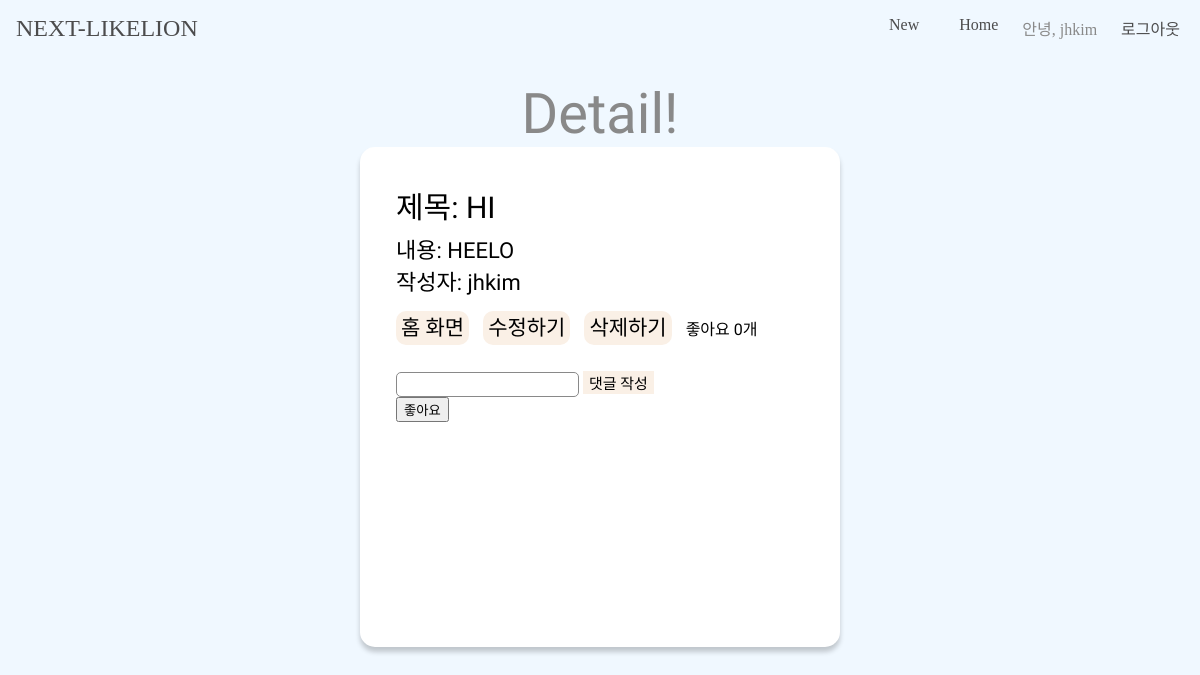
The app's page /detail/5 (signed in), older data.
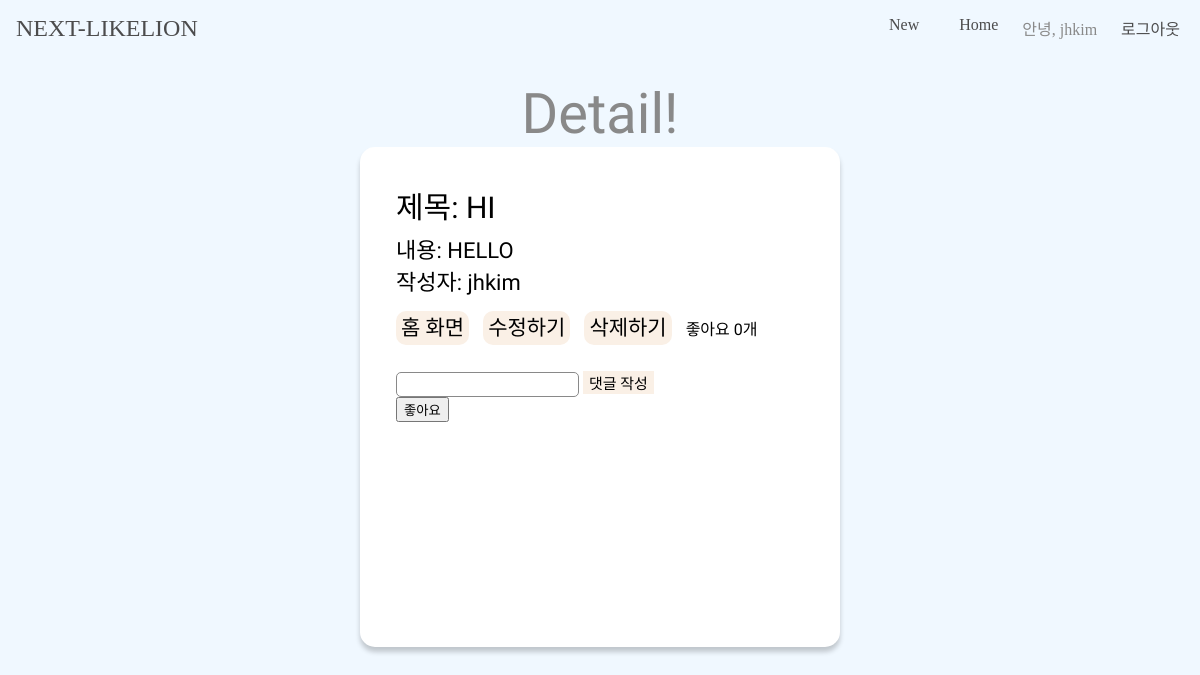
The same page, newer data.
### app/models.py (models this page shows, shortened)
class Post(models.Model):
   title = models.CharField(max_length=50)
   content = models.TextField()
   author = models.ForeignKey(User, on_delete=models.CASCADE, related_name='posts', default=1)

### app/views.py (the view, shortened to what this page needs)
# urls.py: path('detail/<int:post_pk>', views.detail, name='detail'),
@login_required(login_url="/registration/login/")
def detail(request, post_pk):
   post = Post.objects.get(pk=post_pk)
   return render(request, 'detail.html', {'post':post})

### app/templates/detail.html (shortened to what this page needs)
{% extends 'base.html' %} {% block title %} Detail!{% endblock %} {% block css%} {% load static %}
<link rel="stylesheet" type="text/css" href="{% static 'detail.css' %}" />
{% endblock %} {% block content %}
<div class="detail-post_container">
    <div class="detail_title">제목: {{post.title}}</div>
    <div class="detail_content">내용: {{post.content}}</div>
    <div class="detail_content">작성자: {{post.author.username}}</div>
    <div class="detail-post_btn">
        <a href="{% url 'home' %}">홈 화면</a>
        {% if user.is_authenticated and user.pk == post.author.pk %}
        <a href="{% url 'edit' post.pk %}">수정하기</a>
        <a href="{% url 'delete' post.pk %}">삭제하기</a>{% endif %}
        <span class="like-count">좋아요 {{post.likes.count}}개</span>
    </div>
    <form action="" method="POST">
        <input type="text" name="content" />
        <button type="submit">댓글 작성</button>
    </form>
    <button class="like-button">좋아요</button>
</div>
{% endblock %}

### app/templates/base.html (shortened to what this page needs)
<!DOCTYPE html>
<html lang="en">
  <head>
    {% load static %}
    <link rel="stylesheet" type="text/css" href="{% static 'base.css' %}" />
    {% block css %} {% endblock css %}
  </head>
  <body>
    <nav id="navbar">
      <div class="navbar__logo">
        <a href="#">NEXT-LIKELION</a>
      </div>
      <ul class="navbar__menu">
        <li class="navbar__menu__item">
          <a href="{% url 'new' %}">New</a>
        </li>
        <li class="navbar__menu__item">
          <a href="{% url 'home' %}">Home</a>
        </li>
        {% if user.is_authenticated %}
        <span class="navbar__menu__item">안녕, {{user.username}}</span>
        <li class="navbar__menu__item">
          <a href="{% url 'logout'%}">로그아웃</a>
        </li>
        {% endif %}
      </ul>
    </nav>
    <div class="title">{% block title %} {% endblock title %}</div>
    <div class="container">{% block content %} {% endblock content %}</div>
  </body>
</html>

### app/static/base.css (style rules this page uses)
:root { --color-white: #ffffff; --color-dark-grey: #8f8f8f; --color-light-grey: #ebebeb; --color-blue: #668efd; --color-black: #4c4c4d; --font-large: 48px; --font-medium: 28px; --font-regular: 18px; --font-small: 16px; --font-micro: 14px; --weight-bold: 700; --weight-semi-bold: 500; --weight-regular: 400; --size-border-radius: 4px; }
body { margin: 0; width: 100%; background-color: aliceblue; }
.title { text-align: center; margin-top: 25px; font-size: 3.5rem; color: #898989; font-family: "Koulen", cursive; }
.container { width: 100%; display: flex; justify-content: center; }
a { text-decoration: none; color: var(--color-black); }
ul { list-style: none; padding-left: 0; }
#navbar { width: 100%; display: flex; justify-content: space-between; align-items: center; transition: all 300ms ease-in-out; z-index: 1; color: #898989; }
.navbar__logo { padding: 8px 16px; font-size: 24px; }
.navbar__menu { display: flex; padding-left: 0; }
.navbar__menu .navbar__menu__item { margin: 0 4px; cursor: pointer; color: #898989; }
.navbar__menu .navbar__menu__item a { padding: 8px 16px; }

### app/static/detail.css (style rules this page uses)
body { margin:0; width: 100%; background-color:aliceblue; }
.title { text-align:center; margin-top:25px; font-size:3.5rem; color:#898989; font-family: 'Koulen', cursive; }
.container { width:100%; display:flex; justify-content: center; }
.detail-post_container { background-color:white; width:40%; box-sizing:border-box; height:500px; border-radius:15px; box-shadow:0 5px 5px 0 rgba(0, 0, 0, 0.2); padding:3%; font-family: 'Jua', sans-serif; }
.detail_title { font-weight:300; margin-bottom:5px; font-size:30px; }
.detail_content { font-size:22px; }
.detail-post_btn { margin-top:15px; margin-bottom:30px; }
.detail-post_btn > a { color:black; text-decoration:none; padding:5px; background-color:linen; font-size:21px; margin-right:10px; border-radius: 10px; }
form > input { box-sizing:border-box; border: 1px solid #898989; border-radius:5px; height:25px; }
form > button { background-color:linen; border:none; font-family: 'Jua', sans-serif; font-size:15px; }
li > a { text-decoration:none; }

Row changes from the older to the newer data that the page shows:
changed Post "HI": content "HEELO" → "HELLO"
